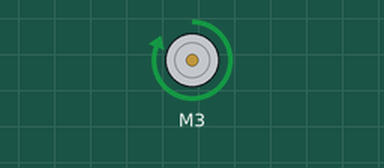
A sketch run on a simulated Arduino Uno, built with avr-gcc and run on an emulated ATmega328P. On the bench: DC motor (green arrow = forward, orange = backward, longer = faster). What the sketch prints to the serial monitor is not drawn.

Above: at 0.5 s.
Timing chart, 0 to 4.6 s (numbered marks = the images above):
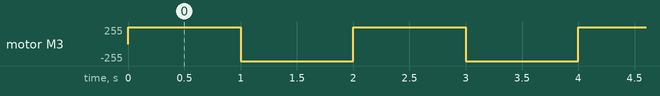

The sketch:

sketch_sep28a.ino
```cpp
#include <AFMotor.h>


AF_DCMotor avro(3);


void setup() {
  // put your setup code here, to run once:

  Serial.begin(9600);

}

void loop() {
  // put your main code here, to run repeatedly:

 for(int i = 255; i < 256; i++)
 {
  Serial.println(i);

  avro.setSpeed(i);

  avro.run(FORWARD);

  delay(1000);

 }
 for(int i = 255; i < 256; i++)
 {
  Serial.println(i);

  avro.setSpeed(i);

  avro.run(BACKWARD);

  delay(1000);

 }

}
```

Measured:
- by itself, motor M3: alternates forward 255/255 for 1.0 s and backward 255/255 for 1.0 s
